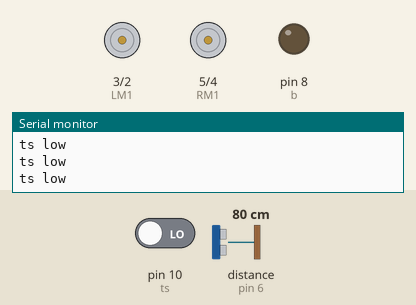
The sketch below on a simulated Arduino Uno, built with avr-gcc and run on an emulated ATmega328P. On the bench: motor-driver pin pairs drawn as motors (green arrow = first pin HIGH = forward, orange = second pin HIGH = backward, longer = more drive), output pins drawn as LEDs (lit = HIGH), the last lines printed to the serial monitor. Dashed ring = blinking. Inputs (shaded band) come from the test bench; at power-on: pin 10 (ts) LOW, distance to the obstacle (sensor on pin 6) 80 cm. The echo pulse lasts 58.3 µs per cm; random numbers use the default seed unless the sketch sets one; pins used as bus, display or sensor lines are not drawn.

Above: at 1.2 s.
1.3 s: pin 10 (ts) driven HIGH
At 1.42 s:
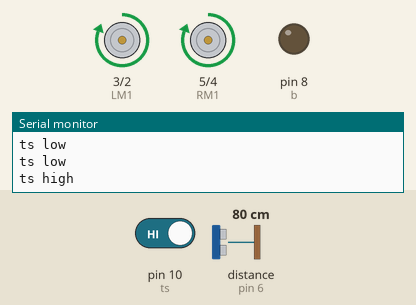
4.3 s: distance to the obstacle (sensor on pin 6) set to 2 cm
At 5.07 s:
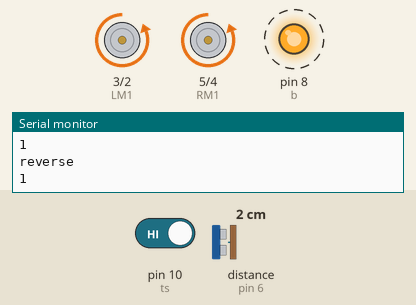
7.3 s: distance to the obstacle (sensor on pin 6) set to 18 cm
At 8.3 s:
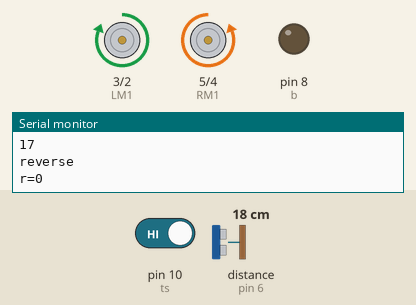
10.3 s: distance to the obstacle (sensor on pin 6) set to 4 cm
At 10.74 s:
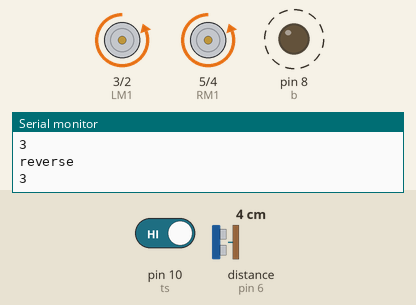
13.3 s: distance to the obstacle (sensor on pin 6) set to 35 cm
At 14.3 s:
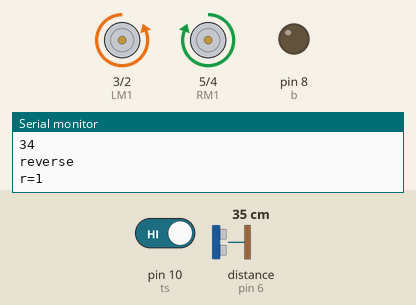
16.3 s: pin 10 (ts) driven LOW
Timing chart, 0 to 18.8 s (numbered marks = the images above; inputs shaded):
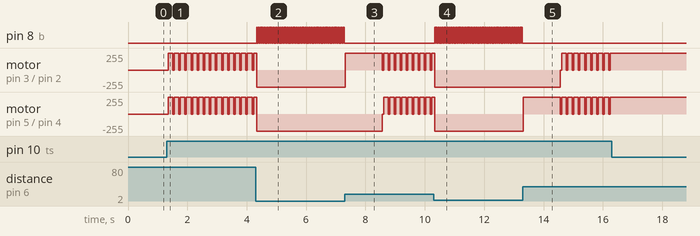

The sketch:

carreverse2.ino
```cpp
#define LM1 3//7 // left motor M1 D1
#define LM2 2//8 // left motor M2 D2
#define RM1 5//3 // right motor M2 D3
#define RM2 4//4 // right motor M2 D4

//defining trig and echo pin
const int echopin = 6;
const int trigpin = 7;

//declaring time & dist variable
long duration;
int dist,r ;
int d2,i=0;

//for buzzer
int b = 8;
int gnd = 9;

//for touch sensor
int ts= 10;

void setup() {
  // put your setup code here, to run once:

 //setting pinmode
 pinMode(LM1, OUTPUT);
 pinMode(LM2, OUTPUT);
 pinMode(RM1, OUTPUT);
 pinMode(RM2, OUTPUT);

 pinMode(b,OUTPUT);
 pinMode(gnd,OUTPUT);

 pinMode(trigpin,OUTPUT);
 pinMode(echopin,INPUT);
 pinMode(ts,INPUT);
 Serial.begin(115200);
 digitalWrite(gnd,LOW);

 randomSeed(analogRead(A0));
}

int proxyread(int,int)
{
    //first giving trig a low value
  digitalWrite(trigpin,LOW);
  delayMicroseconds(2);

  //getting sound wave from it
  digitalWrite(trigpin,HIGH);
  delayMicroseconds(10);
  digitalWrite(trigpin,LOW);

  //getting input from echo pin
  duration = pulseIn(echopin,HIGH);
  //calcuating distance
  dist = duration*0.017;

 return(dist);
}

void loop() {
  // put your main code here, to run repeatedly:
if(digitalRead(ts)==HIGH)
 {
   Serial.println("ts high");
   i++;
   delay(50);
 }
else Serial.println("ts low");

if (i%2==1)
{
  //car moving fwd
  digitalWrite(LM1, HIGH);
  digitalWrite(LM2, LOW);
  digitalWrite(RM1, HIGH);
  digitalWrite(RM2, LOW);
  delay(100);


  d2 = proxyread(trigpin,echopin);
  Serial.print("d2=");
  Serial.println(d2);


 if(d2<=10)
 {
  while(d2<=10)
  {
  digitalWrite(LM1, LOW);                               //reverse
  digitalWrite(LM2, HIGH);
  digitalWrite(RM1, LOW);
  digitalWrite(RM2, HIGH);
  d2 = proxyread(trigpin,echopin);
  Serial.println(d2);
    switch(d2)                                          //buzzer freq
    {
      case 10:{
               digitalWrite(b,HIGH);
               delay(30);
               digitalWrite(b,LOW);
               delay(570);
              }
              break;

      case 9:{
                digitalWrite(b,HIGH);
                delay(30);
                digitalWrite(b,LOW);
                delay(270);
             }
             break;

      case 8:{
                digitalWrite(b,HIGH);
                delay(30);
                digitalWrite(b,LOW);
                delay(120);
             }
             break;

      case 6:
      case 7:{
                digitalWrite(b,HIGH);
                delay(30);
                digitalWrite(b,LOW);
                delay(70);
             }
             break;

      case 5:
      case 4:
      case 3:
      case 2:
      case 1:{
                digitalWrite(b,HIGH);
                delay(30);
                digitalWrite(b,LOW);
                delay(30);
             }
             break;
      case 0: delay(1000);
              break;
    }

  Serial.println("reverse");
  }
  r  = random(0,2);
  Serial.print("r=");
  Serial.println(r);

  switch(r)
  {
    case 0: digitalWrite(LM1, HIGH);   //right
            digitalWrite(LM2, LOW);
            digitalWrite(RM1, LOW);
            digitalWrite(RM2, HIGH);
            delay(1200);
            Serial.println("turning right");
            break;
    case 1: digitalWrite(LM1, LOW);     //left
            digitalWrite(LM2, HIGH);
            digitalWrite(RM1, HIGH);
            digitalWrite(RM2, LOW);
            delay(1200);
            Serial.println("turning left");
            break;
  }
 }
}
else
{
   digitalWrite(LM1, LOW);     //stop
   digitalWrite(LM2, LOW);
   digitalWrite(RM1, LOW);
   digitalWrite(RM2, LOW);
}
}
```

Measured:
- after the input at 1.3 s, motor on pin 3 (LM1) / pin 2 (LM2), motor on pin 5 (RM1) / pin 4 (RM2): alternates forward 255/255 for 0.16 s and stopped for 0.05 s, starting after 0.05 s
- after the input at 4.3 s, pin 8 (b): alternates HIGH for 0.03 s and LOW for 0.03 s, starting at once
- after the input at 7.3 s, motor on pin 3 (LM1) / pin 2 (LM2): backward 255/255 → forward 255/255 at once, then repeats every 0.20 s: stopped 0.05 s, forward 255/255 0.15 s; motor on pin 5 (RM1) / pin 4 (RM2): alternates forward 255/255 for 0.15 s and stopped for 0.05 s, starting after 1.3 s
- after the input at 10.3 s, pin 8 (b): alternates HIGH for 0.03 s and LOW for 0.03 s, starting at once
- after the input at 13.3 s, motor on pin 3 (LM1) / pin 2 (LM2): alternates forward 255/255 for 0.15 s and stopped for 0.05 s, starting after 1.3 s; motor on pin 5 (RM1) / pin 4 (RM2): backward 255/255 → forward 255/255 at once, then repeats every 0.20 s: stopped 0.05 s, forward 255/255 0.15 s
